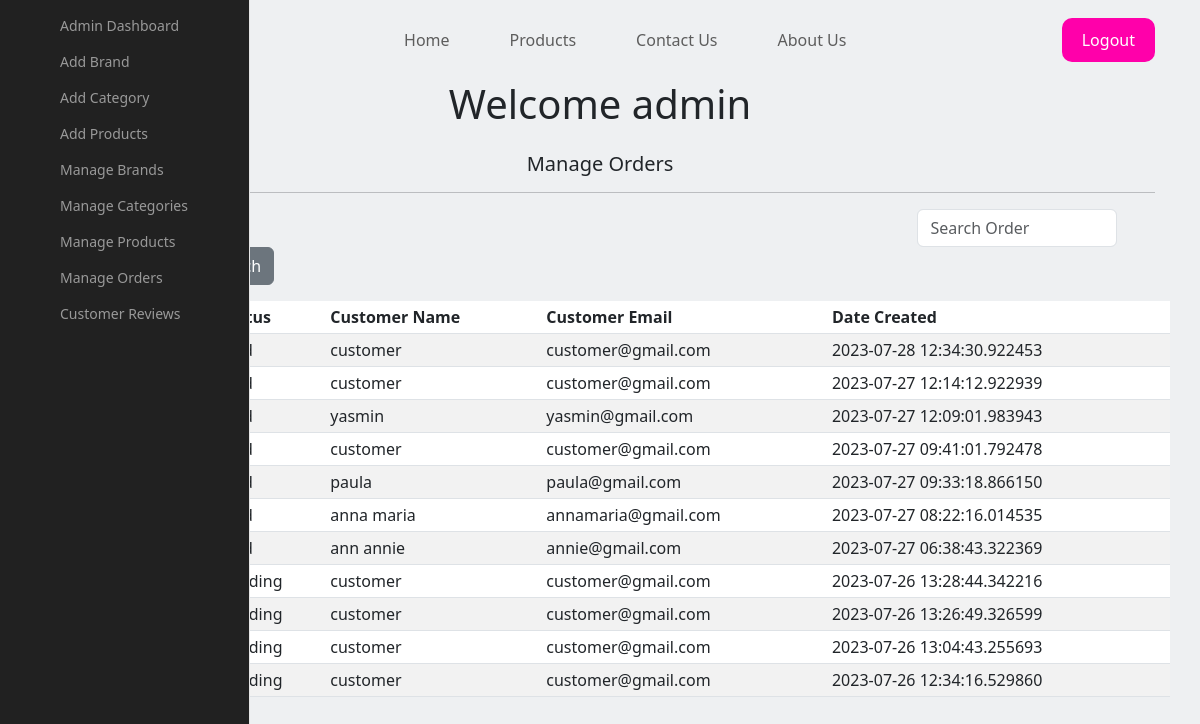
Before: /admin/orders with the older database file.
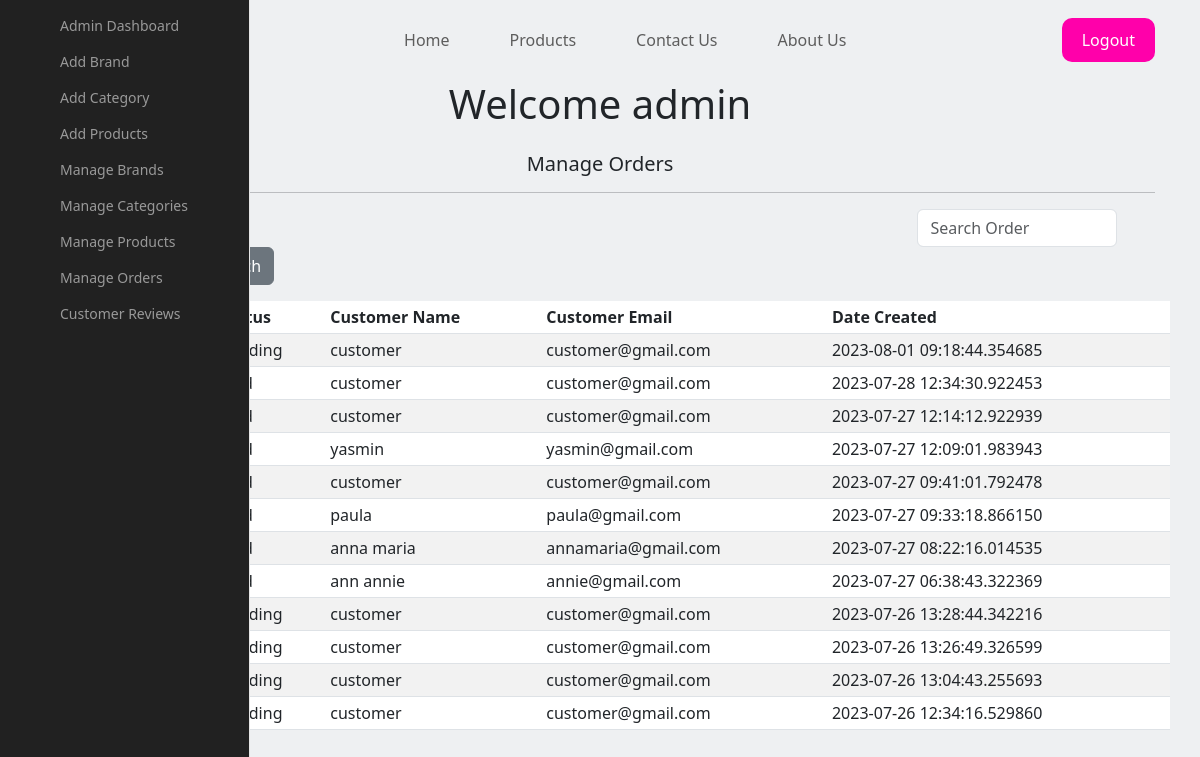
After: the same page with the newer database file.
### shop/customers/model.py (models this page shows, shortened)
class CustomerOrder(db.Model):
    id = db.Column(db.Integer, primary_key=True)
    invoice = db.Column(db.String(20), unique=True, nullable=False)
    status = db.Column(db.String(20), default='Pending', nullable=False)
    customer_id = db.Column(db.Integer, db.ForeignKey('register.id'),unique=False, nullable=False)
    date_created = db.Column(db.DateTime, default=datetime.utcnow, nullable=False)
    orders = db.Column(JsonEncodedDict)

class Register(db.Model, UserMixin):
    id = db.Column(db.Integer, primary_key=True)
    name = db.Column(db.String(50), unique=False)
    username = db.Column(db.String(50), unique=True)
    email = db.Column(db.String(100), unique=True)
    password = db.Column(db.String(200), unique=False)
    country = db.Column(db.String(50), unique=False)
    city = db.Column(db.String(50), unique=False)
    contact = db.Column(db.String(50), unique=False)
    address = db.Column(db.String(50), unique=False)
    zipcode = db.Column(db.String(50), unique=False)
    profile = db.Column(db.String(200), unique=False, default='profile.jpg')
    date_created = db.Column(db.DateTime, nullable=False, default=datetime.utcnow)
    orders = db.relationship('CustomerOrder', backref='customer')

### shop/customers/routes.py (the view)
@app.route('/admin/orders')
def admin_orders():
    orders = CustomerOrder.query.order_by(CustomerOrder.date_created.desc()).all()
    return render_template('admin/orders.html', orders=orders)

### shop/customers/model.py (called while the page is built)
    def process_result_value(self, value, dialect):
        if value is None:
            return {}
        else:
            return json.loads(value)

### shop/templates/admin/orders.html (shortened to what this page needs)
{% extends 'layout.html' %}
{% block content %}
<div class="landing-page">
    <header>
        <div class="container">
            <a href="{{url_for('home')}}" class="logo">MOCHI <b>MOCHI</b></a>
            <ul class="links">
                <li><a href="{{url_for('home')}}">Home</a></li>
                <li><a href="{{url_for('products')}}">Products</a></li>
                <li><a href="{{url_for('contact')}}">Contact Us</a></li>
                <li><a href="{{url_for('about')}}">About Us</a></li>
            </ul>
            <a href="{{ url_for('login') }}" class="logout-link">Logout</a>
        </div>
    </header>
</div>
{% include 'sidebar.html' %}
<div class="container">
    <div class="text-center h1">Welcome admin</div>
    <div class="text-center h5 mt-4">Manage Orders</div>
    <hr>
    <div class="container">
        <div class="dashboard-button">
        <a href="{{url_for('dashboard')}}", class="btn btn-sm btn-outline-secondary" style="margin-left: 0px">Back to dashboard</a>
        <form class="form-inline my-2 my-lg-0">
            <input class="dashboard-search-form search-form form-control mr-sn-2" type="search" placeholder="Search Order" aria-label="Search">
            <button class="dashboard-search-button search-button btn btn-secondary my-2 my-sm-0" type="submit">Search</button>
        </form>
    </div>
    <table class="table table-sm table-condensed table-striped table-hover mt-3">
        <thead>
            <tr>
                <th>Invoice</th>
                <th>Status</th>
                <th>Customer Name</th>
                <th>Customer Email</th>
                <th>Date Created</th>
            </tr>
        </thead>
        <tbody>
            {% for order in orders %}
            <tr>
                <td>{{ order.invoice }}</td>
                <td>{{ order.status }}</td>
                <td>{{ order.customer.name }}</td>
                <td>{{ order.customer.email }}</td>
                <td>{{ order.date_created }}</td>
            </tr>
            {% endfor %}
        </tbody>
    </table>
</div>
{% endblock %}

### shop/templates/layout.html (shortened to what this page needs)
<!DOCTYPE html>
<html lang="en">
  <head>
    <link href="{{ url_for('static', filename='css/bootstrap.min.css')}}" rel="stylesheet">
  </head>
  <body>
    {% block content %}{% endblock content %}
  </body>
</html>

### shop/templates/sidebar.html (shortened to what this page needs)
<nav class="main-menu">
    <ul>
        <li>
            <a href="{{url_for('dashboard')}}">
                <i class="fa fa-home fa-2x"></i>
                <span class="nav-text">
                    Admin Dashboard
                </span>
            </a>
        </li>
        <li>
            <a href="{{url_for('addbrand')}}">
                <i class="fa fa-home fa-2x"></i>
                <span class="nav-text">
                    Add Brand
                </span>
            </a>
        </li>
        <li>
            <a href="{{url_for('addcategory')}}">
                <i class="fa fa-home fa-2x"></i>
                <span class="nav-text">
                    Add Category
            </span>
            </a>
        </li>
        <li>
            <a href="{{url_for('addproduct')}}">
                <i class="fa fa-home fa-2x"></i>
                <span class="nav-text">
                    Add Products
                </span>
            </a>
        </li>
        <li>
            <a href="{{url_for('brands')}}">
                <i class="fa fa-home fa-2x"></i>
                <span class="nav-text">
                    Manage Brands
                </span>
            </a>
        </li>
        <li>
            <a href="{{url_for('category')}}">
                <i class="fa fa-home fa-2x"></i>
                <span class="nav-text">
                    Manage Categories
            </span>
        </a>
    </li>
    <li>
        <a href="{{url_for('adminpage')}}">
            <i class="fa fa-home fa-2x"></i>
            <span class="nav-text">
                Manage Products
            </span>
        </a>
    </li>
    <li>
        <a href="{{url_for('admin_orders')}}">
            <i class="fa fa-home fa-2x"></i>
            <span class="nav-text">
                Manage Orders
            </span>
        </a>
    </li>
    <li>
        <a href="{{url_for('admin_reviews')}}">
            <i class="fa fa-home fa-2x"></i>
            <span class="nav-text">
                Customer Reviews
            </span>
        </a>
    </li>
</ul>
</nav>

Changed rows visible on the page:
added CustomerOrder: status "Pending", customer.name "customer", customer.email "customer@gmail.com", date_created "2023-08-01 09:18:44.354685"
